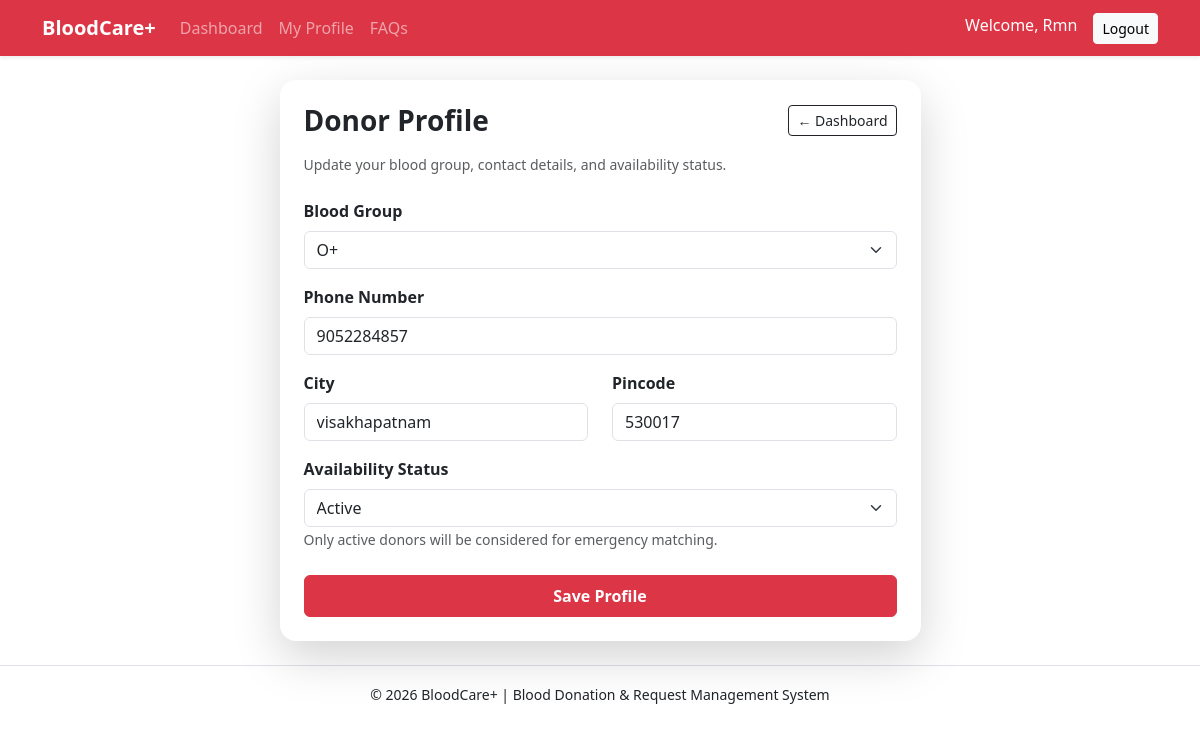
Page /donor/profile (signed in) on the committed database.
### app/models.py (models this page shows, shortened)
class User(UserMixin, db.Model):
    __tablename__ = "users"
    id = db.Column(db.Integer, primary_key=True)
    name = db.Column(db.String(120), nullable=False)
    email = db.Column(db.String(120), unique=True, nullable=False)
    password_hash = db.Column(db.String(255), nullable=False)
    role = db.Column(db.String(30), nullable=False, default="donor")
    failed_attempts = db.Column(db.Integer, default=0)
    lock_until = db.Column(db.DateTime, nullable=True)
    created_at = db.Column(db.DateTime, default=datetime.utcnow)

class Donor(db.Model):
    __tablename__ = "donors"
    donor_id = db.Column(db.Integer, primary_key=True)
    user_id = db.Column(db.Integer, db.ForeignKey("users.id"), nullable=False)
    blood_group = db.Column(db.String(10), nullable=False)
    phone = db.Column(db.String(20), nullable=False)
    city = db.Column(db.String(100), nullable=False)
    pincode = db.Column(db.String(10), nullable=False)
    availability = db.Column(db.Boolean, default=True)
    last_donated_date = db.Column(db.DateTime, nullable=True)
    user = db.relationship(
        "User",
        backref=db.backref("donor_profile", uselist=False)
    )

### app/donor/routes.py (the view, shortened to what this page needs)
@donor_bp.route("/profile", methods=["GET", "POST"])
@login_required
@role_required("donor")
def profile():
    donor = Donor.query.filter_by(user_id=current_user.id).first()
    return render_template("donor/donor_profile.html", donor=donor)

### app/utils.py (called while the page is built)
def role_required(role):
    def decorator(f):
        @wraps(f)
        def decorated_function(*args, **kwargs):
            if not current_user.is_authenticated:
                abort(401)
            if current_user.role != role:
                abort(403)
            return f(*args, **kwargs)
        return decorated_function
    return decorator

### app/templates/donor/donor_profile.html (shortened to what this page needs)
{% extends "base.html" %}
{% block content %}
<div class="row justify-content-center">
  <div class="col-md-7">
    <div class="card shadow-lg border-0 rounded-4">
      <div class="card-body p-4">
        <div class="d-flex justify-content-between align-items-center mb-3">
          <h3 class="fw-bold mb-0">Donor Profile</h3>
          <a href="{{ url_for('donor.dashboard') }}"
             class="btn btn-outline-dark btn-sm">
            ← Dashboard
          </a>
        </div>
        <p class="text-muted small mb-4">
          Update your blood group, contact details, and availability status.
        </p>
        <form method="POST">
          <div class="mb-3">
            <label class="form-label fw-semibold">Blood Group</label>
            <select name="blood_group" class="form-select" required>
              {% for bg in ["A+","A-","B+","B-","AB+","AB-","O+","O-"] %}
                <option value="{{ bg }}"
                  {% if donor and donor.blood_group == bg %}selected{% endif %}>
                  {{ bg }}
                </option>
              {% endfor %}
            </select>
          </div>
          <div class="mb-3">
            <label class="form-label fw-semibold">Phone Number</label>
            <input type="text"
                   name="phone"
                   class="form-control"
                   placeholder="Enter mobile number"
                   value="{{ donor.phone if donor else '' }}"
                   required>
          </div>
          <div class="row">
            <div class="col-md-6 mb-3">
              <label class="form-label fw-semibold">City</label>
              <input type="text"
                     name="city"
                     class="form-control"
                     placeholder="Enter city"
                     value="{{ donor.city if donor else '' }}"
                     required>
            </div>
            <div class="col-md-6 mb-3">
              <label class="form-label fw-semibold">Pincode</label>
              <input type="text"
                     name="pincode"
                     class="form-control"
                     placeholder="Enter pincode"
                     value="{{ donor.pincode if donor else '' }}"
                     required>
            </div>
          </div>
          <div class="mb-4">
            <label class="form-label fw-semibold">Availability Status</label>
            <select name="availability" class="form-select" required>
              <option value="Active"
                {% if donor and donor.availability %}selected{% endif %}>
                Active
              </option>
            </select>
            <small class="text-muted">
              Only active donors will be considered for emergency matching.
            </small>
          </div>
          <button class="btn btn-danger w-100 py-2 fw-semibold">
            Save Profile
          </button>
        </form>
      </div>
    </div>
  </div>
</div>
{% endblock %}

### app/templates/base.html (shortened to what this page needs)
<!DOCTYPE html>
<html lang="en">
<head>
  <link href="https://cdn.jsdelivr.net/npm/bootstrap@5.3.3/dist/css/bootstrap.min.css" rel="stylesheet">
  <link rel="stylesheet" href="{{ url_for('static', filename='css/style.css') }}">
</head>
<body>
<nav class="navbar navbar-expand-lg navbar-dark bg-danger shadow-sm">
  <div class="container">
    <a class="navbar-brand fw-bold" href="{{ url_for('main.home') }}">
      BloodCare+
    </a>
    <div class="collapse navbar-collapse" id="navMenu">
      <ul class="navbar-nav me-auto">
        {% if current_user.is_authenticated %}
          {% if current_user.role == "donor" %}
            <li class="nav-item">
              <a class="nav-link" href="{{ url_for('donor.dashboard') }}">
                Dashboard
              </a>
            </li>
            <li class="nav-item">
              <a class="nav-link" href="{{ url_for('donor.profile') }}">
                My Profile
              </a>
            </li>
          {% endif %}
        {% endif %}
        <li class="nav-item">
          <a class="nav-link" href="{{ url_for ('main.faq') }}">
            FAQs
          </a>
        </li>
      </ul>
      <ul class="navbar-nav">
        {% if current_user.is_authenticated %}
          <li class="nav-item">
            <span class="navbar-text me-3 text-white">
              Welcome, {{ current_user.name }}
            </span>
          </li>
          <li class="nav-item">
            <form action="{{ url_for('auth.logout') }}" method="POST" style="display:inline;">
                <button type="submit" class="btn btn-light btn-sm">
                    Logout
                </button>
            </form>
          </li>
        {% endif %}
      </ul>
    </div>
  </div>
</nav>
<main class="container my-4">
  {% block content %}{% endblock %}
</main>
<footer class="text-center py-3 mt-4 border-top">
  <small>© 2026 BloodCare+ | Blood Donation & Request Management System</small>
</footer>
</body>
</html>

### app/static/css/style.css (style rules this page uses)
body { font-family: "Segoe UI", sans-serif; }

### app/templates/base.html (style rules this page uses)
.card { transition: all 0.2s ease-in-out; }

### rows in the picture
User: name "Rmn"
Donor: blood_group "O+", phone "9052284857", city "visakhapatnam", pincode "530017", availability "Active"
